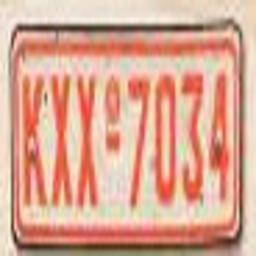
#> input picture dataset/modified pix2pix/test/original/Carplate_jpg.rf.e9cc555579ef352f104ec75a8026b5275.jpg, 256 x 256 px, found by its file name
$ python compressing_img.py   (older library calls are emulated)
#> lines starting #> are read from the running program, lines starting #| are printed output that depends on the picture
#!/usr/bin/python3.8

import os
from PIL import Image, ImageOps
import PIL
import os
import glob

def compress_images(directory=False, quality=10):
    # 1. If there is a directory then change into it, else perform the next operations inside of the
    # current working directory:
    if directory:
        os.chdir(directory)

    # 2. Extract all of the .png and .jpeg files:
    files = os.listdir(directory)

    # 3. Extract all of the images:
    images = [file for file in files if file.endswith(('jpg', 'png'))]

    # 4. Loop over every image:
    for image in images:
        print(image)

        # 5. Open every image:
        img = Image.open(image)
        basewidth = int(float(img.size[0])/2)
        wpercent = (basewidth / float(img.size[0]))
        hsize = int((float(img.size[1]) * float(wpercent)))
        img = img.resize((basewidth, hsize), Image.ANTIALIAS)


        # 5. Compress every image and save it with a new name:
        img.save(r"../compressed/"+image, optimize=True, quality=5)

def resize_img(path):
    for file in os.listdir(path):
        img = Image.open(path+file)
#> img is the input picture: PIL image 256x256 RGB; mean R, G, B 217.9, 166.6, 145.2
        #shape = img.size
        img = img.resize((256, 256))
        im_flip = ImageOps.flip(img)
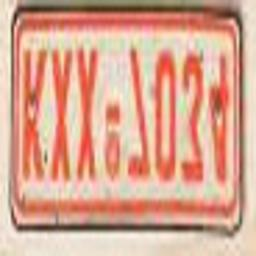
#> im_flip: PIL image 256x256 RGB; mean R, G, B 217.9, 166.6, 145.2
        im_mirror = ImageOps.mirror(img)
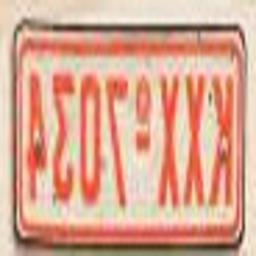
#> im_mirror: PIL image 256x256 RGB; mean R, G, B 217.9, 166.6, 145.2

        #getting name of file
        name = '.'.join(file.split('.')[:-1])
        ext = file.split('.')[-1]

        img.save(path+file)
        im_flip.save(path+name+"_flip."+ext)
        im_mirror.save(path+name+"_mirror."+ext)

if __name__ == "__main__":
	for folder in os.listdir(r"/home/kernic/ISEN/License_plate_detection_and_image_enhancement/dataset/modified pix2pix"):
		PATH = fr"/home/kernic/ISEN/License_plate_detection_and_image_enhancement/dataset/modified pix2pix/{folder}/original/"
		resize_img(PATH)
		compress_images(PATH)
#> in compress_images, `img = img.resize((basewidth, hsize), Image.ANTIALIAS)`:
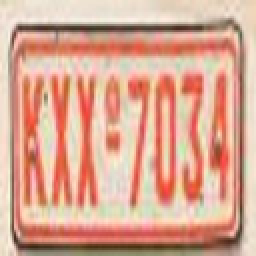
#> img: PIL image 128x128 RGB (shown 2 times larger); mean R, G, B 217.9, 166.6, 145.2
